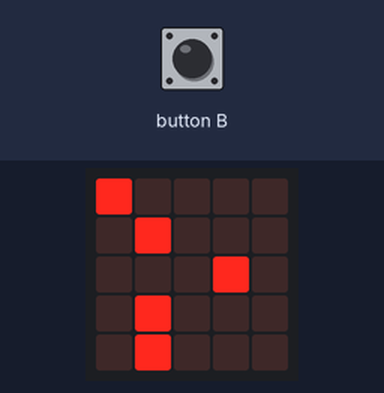
Recording of a program running on a simulated BBC micro:bit (MakeCode). On the bench: the board's 5×5 LED display. Inputs (shaded band) come from the test bench.

Above: at 0.84 s.
1.3 s: button B pressed for 0.15 s
At 1.96 s:
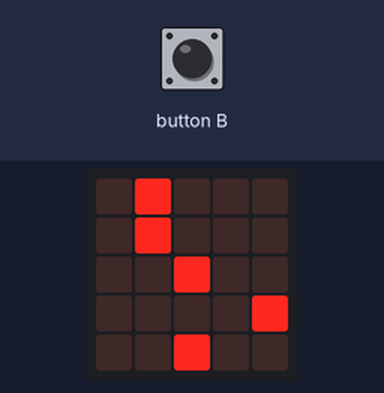
2.0 s: button B pressed for 0.15 s
At 2.59 s:
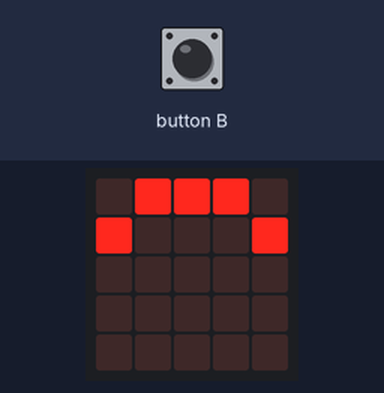
2.7 s: button B pressed for 0.15 s
At 3.2 s:
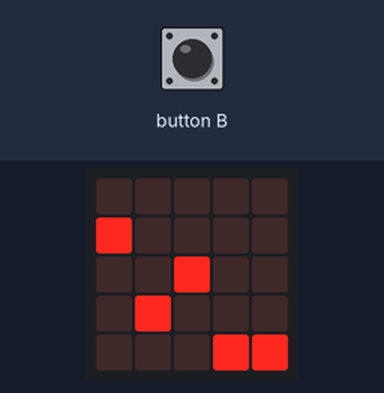
3.4 s: button B pressed for 0.15 s
At 3.71 s:
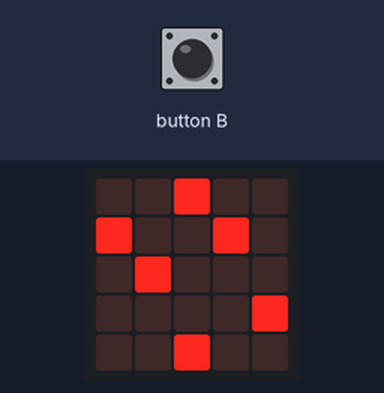
4.1 s: button B pressed for 0.15 s
4.8 s: button B pressed for 0.15 s
At 5.47 s:
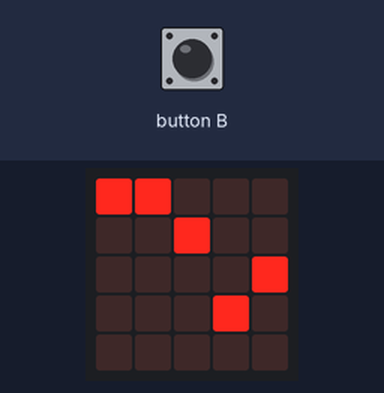

The program:

main.ts
```typescript
function led2 (y: number, speed: number) {
    while (true) {
        if (direction == 0) {
            for (let index = 0; index <= 4; index++) {
                if (list[y][index] == 1) {
                    led.plot(index, y)
                } else {
                    led.unplot(index, y)
                }
            }
            list[y].unshift(list[y].pop())
            basic.pause(speed)
        } else if (direction == 1) {
            for (let index = 0; index <= 4; index++) {
                if (list[y][index] == 1) {
                    led.plot(4 - index, y)
                } else {
                    led.unplot(4 - index, y)
                }
            }
            list[y].unshift(list[y].pop())
            basic.pause(speed)
        } else if (direction == 2) {
            for (let index = 0; index <= 4; index++) {
                if (list[y][index] == 1) {
                    led.plot(y, index)
                } else {
                    led.unplot(y, index)
                }
            }
            list[y].unshift(list[y].pop())
            basic.pause(speed)
        } else if (direction == 3) {
            for (let index = 0; index <= 4; index++) {
                if (list[y][index] == 1) {
                    led.plot(y, 4 - index)
                } else {
                    led.unplot(y, 4 - index)
                }
            }
            list[y].unshift(list[y].pop())
            basic.pause(speed)
        }
    }
}
input.onButtonPressed(Button.B, function () {
    direction += 1
})
let direction = 0
let list: number[][] = []
list = [
[
1,
0,
0,
0,
0
],
[
1,
0,
0,
0,
0
],
[
1,
0,
0,
0,
0
],
[
1,
0,
0,
0,
0
],
[
1,
0,
0,
0,
0
]
]
basic.forever(function () {
    if (direction % 4 == 0) {
        direction = 0
    } else if (direction % 4 == 1) {
        direction = 1
    } else if (direction % 4 == 2) {
        direction = 2
    } else if (direction % 4 == 3) {
        direction = 3
    }
})
control.inBackground(function () {
    led2(0, 1000)
})
control.inBackground(function () {
    led2(1, 500)
})
control.inBackground(function () {
    led2(2, 250)
})
control.inBackground(function () {
    led2(3, 125)
})
control.inBackground(function () {
    led2(4, 70)
})
```

test.ts
```typescript
// 在這裡測試；當此封包作為擴充功能時，將不會編譯此內容。
```

Measured:
- after the input at 1.3 s, the display: first differs from a run without the input after 0.20 s (image 1 shows a later state)
- after the input at 2.0 s, the display: first differs from a run without the input after 0.18 s (image 2 shows a later state)
- after the input at 2.7 s, the display: first differs from a run without the input after 0.18 s (image 3 shows a later state)
- after the input at 3.4 s, the display: first differs from a run without the input after 0.18 s (image 4 shows a later state)
- after the input at 4.8 s, the display: first differs from a run without the input after 0.21 s (image 5 shows a later state)
